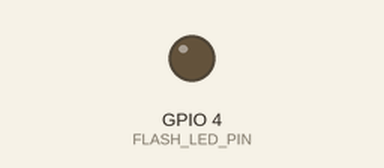
A sketch run on a simulated ESP32. Parts: output pins drawn as LEDs (lit = HIGH). WiFi joins after 1.5 s; servers stay silent unless stated; uploads are accepted with an empty reply; the camera gives no picture; what the sketch prints to the serial monitor is not drawn. At 3.8 s the program puts the board to deep sleep or switches it off; the recording ends there.

Above: at 0.0 s.
At 3.0 s:
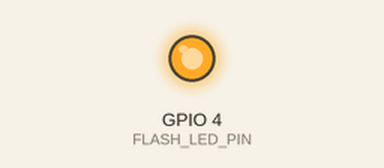
Timing chart, 0 to 3.8 s (numbered marks = the images above):
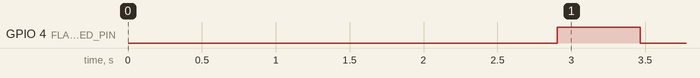

Measured:
- by itself, GPIO 4 (FLASH_LED_PIN): LOW → HIGH at 2.9 s, → LOW 0.56 s later

The sketch:

v3_fix_power.ino
```cpp
#include "esp_camera.h"
#include <WiFi.h>
#include <HTTPClient.h>
#include "esp_sleep.h"

// เพิ่ม 2 library นี้เพื่อแก้เรื่อง Brownout (ไฟตกแล้วรีบูต)
#include "soc/soc.h"
#include "soc/rtc_cntl_reg.h"

// ====== CONFIG WiFi & Server ======
const char* WIFI_SSID     = "xxxxxxx";
const char* WIFI_PASSWORD = "xxxxxxx";

// PHP endpoint บน AppServ/XAMPP
const char* SERVER_URL    = "http://xxx.xx.xx.x/meter_upload.php";
const char* DEVICE_ID     = "ESP32CAM_01";

// นาทีที่อยากให้ตื่นมาถ่าย (ตอนนี้ตั้งไว้ 1 นาที)
#define SLEEP_INTERVAL_MIN   1ULL
#define SLEEP_TIME_US  (SLEEP_INTERVAL_MIN * 60ULL * 1000000ULL)

// ====== PIN ESP32-CAM (AI Thinker) ======
#define PWDN_GPIO_NUM     32
#define RESET_GPIO_NUM    -1
#define XCLK_GPIO_NUM      0
#define SIOD_GPIO_NUM     26
#define SIOC_GPIO_NUM     27

#define Y9_GPIO_NUM       35
#define Y8_GPIO_NUM       34
#define Y7_GPIO_NUM       39
#define Y6_GPIO_NUM       36
#define Y5_GPIO_NUM       21
#define Y4_GPIO_NUM       19
#define Y3_GPIO_NUM       18
#define Y2_GPIO_NUM        5
#define VSYNC_GPIO_NUM    25
#define HREF_GPIO_NUM     23
#define PCLK_GPIO_NUM     22

#define FLASH_LED_PIN      4

// ---------- helper prototypes ----------
void printWakeupReason();
bool initCamera();
bool connectWiFi();
bool uploadImageToServer(camera_fb_t *fb);
void goToSleep(const char* reason);

// =======================================

void setup() {
  // 1. ปิด Brownout Detector ทันทีเพื่อกันรีเซ็ตเมื่อไฟกระชาก
  WRITE_PERI_REG(RTC_CNTL_BROWN_OUT_REG, 0);

  Serial.begin(115200);
  delay(1000);
  Serial.println();
  Serial.println(F("--- ESP32-CAM Water Meter (Stable Version) ---"));

  printWakeupReason();

  pinMode(FLASH_LED_PIN, OUTPUT);
  digitalWrite(FLASH_LED_PIN, LOW);

  // -----------------------------------------------------------
  // [FIX 1] ต่อ WiFi ก่อน! เพื่อให้ระบบ Network เสถียรก่อนเริ่มกล้อง
  // -----------------------------------------------------------
  if (!connectWiFi()) {
    Serial.println(F("[setup] WiFi connect failed -> sleep"));
    goToSleep("wifi_fail");
  }

  // [FIX 2] ปิดโหมดประหยัดพลังงานของ WiFi (ช่วยลดสัญญาณกวนและไฟกระชาก)
  WiFi.setSleep(false);
  delay(100);

  // -----------------------------------------------------------
  // [FIX 3] Init กล้องทีหลัง
  // -----------------------------------------------------------
  if (!initCamera()) {
    Serial.println(F("[setup] Camera init failed -> sleep"));
    goToSleep("camera_fail");
  }

  // --- เริ่มขั้นตอนถ่ายรูป ---
  Serial.println(F("[setup] Capturing image..."));

  digitalWrite(FLASH_LED_PIN, HIGH);
  delay(500); // รอแสงเข้า + โฟกัส

  // เนื่องจากเราเปลี่ยนโหมดเป็น GRAB_LATEST บางทีเฟรมแรกอาจจะดำหรือเสีย
  // แนะนำให้ถ่ายทิ้ง 1 ครั้งถ้าจำเป็น แต่ลองถ่ายจริงเลยก่อนก็ได้
  camera_fb_t *fb = esp_camera_fb_get();

  digitalWrite(FLASH_LED_PIN, LOW); // ปิดแฟลชทันที

  if (!fb) {
    Serial.println(F("[setup] Camera capture failed -> sleep"));
    goToSleep("capture_fail");
  }

  Serial.printf("[setup] Captured %d bytes, %dx%d\n", fb->len, fb->width, fb->height);

  // --- อัปโหลด ---
  bool ok = uploadImageToServer(fb);

  // คืนหน่วยความจำ
  esp_camera_fb_return(fb);

  // --- ปิดระบบเพื่อประหยัดไฟ ---
  WiFi.disconnect(true);
  WiFi.mode(WIFI_OFF);
  esp_camera_deinit();

  if (ok) {
    Serial.println(F("[setup] Upload OK -> sleep"));
    goToSleep("ok");
  } else {
    Serial.println(F("[setup] Upload failed -> sleep anyway"));
    goToSleep("upload_fail");
  }
}

void loop() {
  // ไม่ได้ใช้เพราะ Deep Sleep ใน setup
}

// =======================================
//             Helper functions
// =======================================

void printWakeupReason() {
  esp_sleep_wakeup_cause_t cause = esp_sleep_get_wakeup_cause();
  Serial.print(F("[wakeup] cause = "));
  switch (cause) {
    case ESP_SLEEP_WAKEUP_TIMER:      Serial.println(F("TIMER")); break;
    case ESP_SLEEP_WAKEUP_UNDEFINED:  Serial.println(F("UNDEFINED (power on)")); break;
    default:                          Serial.println((int)cause); break;
  }
}

bool initCamera() {
  camera_config_t config;
  config.ledc_channel = LEDC_CHANNEL_0;
  config.ledc_timer   = LEDC_TIMER_0;

  config.pin_d0       = Y2_GPIO_NUM;
  config.pin_d1       = Y3_GPIO_NUM;
  config.pin_d2       = Y4_GPIO_NUM;
  config.pin_d3       = Y5_GPIO_NUM;
  config.pin_d4       = Y6_GPIO_NUM;
  config.pin_d5       = Y7_GPIO_NUM;
  config.pin_d6       = Y8_GPIO_NUM;
  config.pin_d7       = Y9_GPIO_NUM;
  config.pin_xclk     = XCLK_GPIO_NUM;
  config.pin_pclk     = PCLK_GPIO_NUM;
  config.pin_vsync    = VSYNC_GPIO_NUM;
  config.pin_href     = HREF_GPIO_NUM;
  config.pin_sscb_sda = SIOD_GPIO_NUM;
  config.pin_sscb_scl = SIOC_GPIO_NUM;
  config.pin_pwdn     = PWDN_GPIO_NUM;
  config.pin_reset    = RESET_GPIO_NUM;

  // [FIX 4] ลดความเร็ว XCLK เหลือ 10MHz (ลดปัญหาภาพลาย/DMA Overflow)
  config.xclk_freq_hz = 10000000;
  config.pixel_format = PIXFORMAT_JPEG;

  if (psramFound()) {
    config.frame_size   = FRAMESIZE_VGA;
    // [FIX 5] ลดคุณภาพ JPEG เป็น 20-25 (เลขเยอะ=ไฟล์เล็ก) เพื่อลดภาระการส่งข้อมูล
    config.jpeg_quality = 20;
    config.fb_count     = 2;
    config.fb_location  = CAMERA_FB_IN_PSRAM;
  } else {
    config.frame_size   = FRAMESIZE_VGA;
    config.jpeg_quality = 20;
    config.fb_count     = 1;
    config.fb_location  = CAMERA_FB_IN_DRAM;
  }

  // [FIX 6] เปลี่ยนโหมดจับภาพเป็น LATEST (แก้ปัญหา Buffer เต็ม/DMA Overflow)
  config.grab_mode = CAMERA_GRAB_LATEST;

  esp_err_t err = esp_camera_init(&config);
  if (err != ESP_OK) {
    Serial.printf("[camera] Init failed, error=0x%x\n", err);
    return false;
  }
  Serial.println(F("Camera init success"));
  return true;
}

bool connectWiFi() {
  WiFi.mode(WIFI_STA);
  WiFi.begin(WIFI_SSID, WIFI_PASSWORD);

  Serial.print(F("Connecting to WiFi"));
  int attempts = 0;
  // รอสูงสุดประมาณ 20-30 วินาที
  while (WiFi.status() != WL_CONNECTED && attempts < 60) {
    delay(500);
    Serial.print(F("."));
    attempts++;
  }
  Serial.println();

  if (WiFi.status() == WL_CONNECTED) {
    Serial.print(F("WiFi connected, IP: "));
    Serial.println(WiFi.localIP());
    return true;
  } else {
    Serial.println(F("WiFi connection failed"));
    return false;
  }
}

bool uploadImageToServer(camera_fb_t *fb) {
  if (!fb || !fb->buf || fb->len == 0) {
    Serial.println(F("[upload] invalid frame buffer"));
    return false;
  }

  HTTPClient http;

  String url = String(SERVER_URL) + "?device_id=" + DEVICE_ID;
  Serial.print(F("[upload] URL: "));
  Serial.println(url);

  if (!http.begin(url)) {
    Serial.println(F("[upload] http.begin() failed"));
    return false;
  }

  http.addHeader("Content-Type", "image/jpeg");
  http.setTimeout(20000);  // Timeout 20 วินาที

  Serial.printf("[upload] POST %d bytes...\n", fb->len);
  int httpResponseCode = http.POST(fb->buf, fb->len);
  Serial.printf("[upload] HTTP code: %d\n", httpResponseCode);

  if (httpResponseCode > 0) {
    String body = http.getString();
    Serial.print(F("[upload] Response: "));
    Serial.println(body);
  }

  http.end();
  return (httpResponseCode == 200);
}

void goToSleep(const char* reason) {
  Serial.print(F("[sleep] Reason: "));
  Serial.println(reason);
  Serial.printf("[sleep] Sleep for %llu minute(s)\n",
                (unsigned long long)SLEEP_INTERVAL_MIN);

  esp_sleep_enable_timer_wakeup(SLEEP_TIME_US);
  Serial.flush();

  // ปิดไฟ LED ก่อนหลับให้ชัวร์
  digitalWrite(FLASH_LED_PIN, LOW);

  delay(100);
  esp_deep_sleep_start();
}
```
